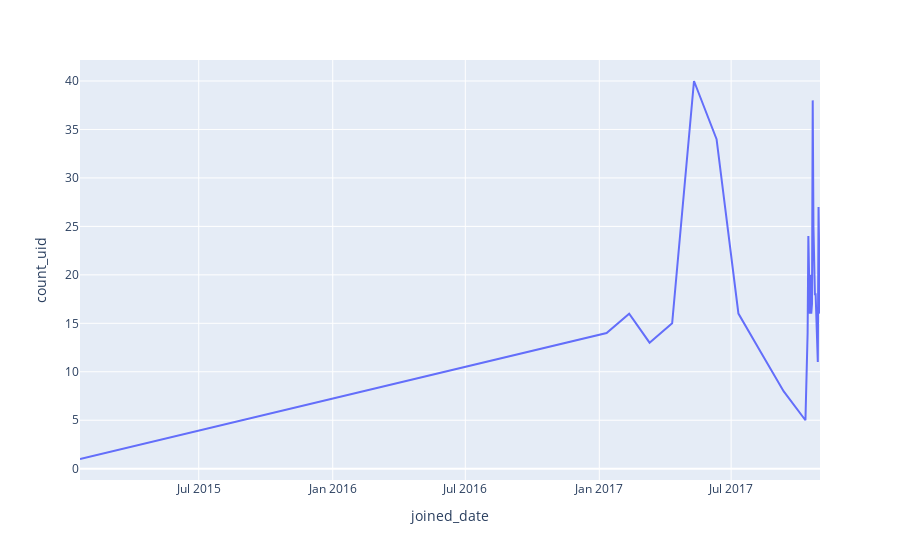

Notebook code cell kept with this figure:
### Code cell
px.line(group_all_joined_1, x="joined_date", y="count_uid")

### Figure 1 — Plotly figure (JSON) as saved in the notebook; plotly's stock layout.template omitted (floating-point values rounded to 4 significant figures)
{"data": [{"hovertemplate": "joined_date=%{x}<br>count_uid=%{y}<extra></extra>", "legendgroup": "", "line": {"color": "#636efa", "dash": "solid"}, "mode": "lines", "name": "", "orientation": "v", "showlegend": false, "type": "scatter", "x": ["2015-01-19", "2017-01-11", "2017-02-11", "2017-03-11", "2017-04-11", "2017-05-11", "2017-06-11", "2017-07-11", "2017-08-11", "2017-09-11", "2017-10-11", "2017-10-14", "2017-10-15", "2017-10-16", "2017-10-17", "2017-10-18", "2017-10-19", "2017-10-20", "2017-10-21", "2017-10-22", "2017-10-23", "2017-10-24", "2017-10-25", "2017-10-26", "2017-10-27", "2017-10-28", "2017-10-29", "2017-10-30", "2017-10-31"], "xaxis": "x", "y": [1, 14, 16, 13, 15, 40, 34, 16, 12, 8, 5, 14, 24, 18, 16, 20, 16, 17, 38, 25, 20, 18, 18, 16, 15, 11, 27, 23, 16], "yaxis": "y"}], "layout": {"legend": {"tracegroupgap": 0}, "margin": {"t": 60}, "xaxis": {"anchor": "y", "domain": [0, 1], "title": {"text": "joined_date"}}, "yaxis": {"anchor": "x", "domain": [0, 1], "title": {"text": "count_uid"}}}}
